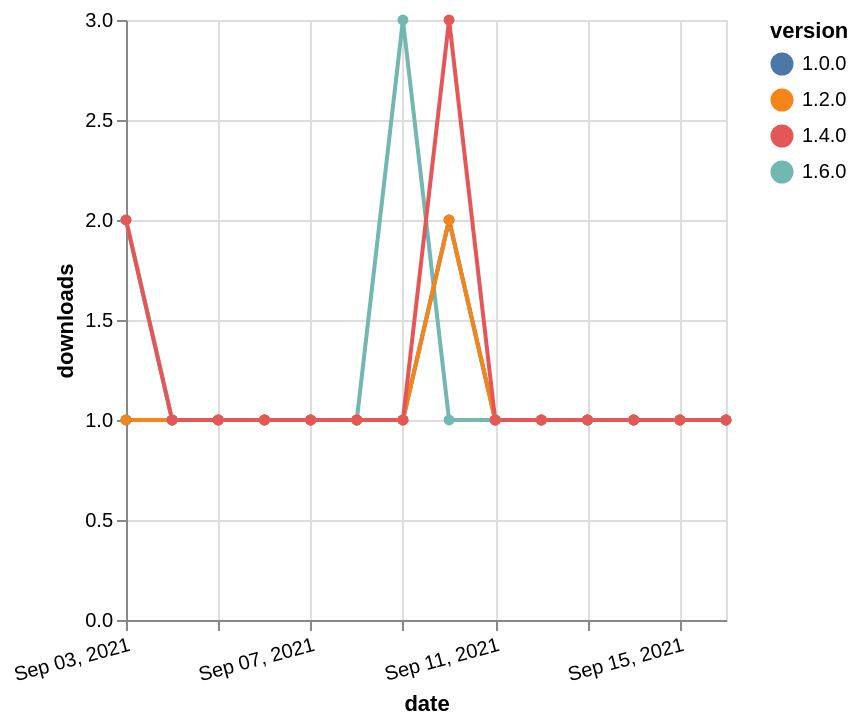

Vega-Lite specification stored for this chart:
### Vega-Lite specification from a JSON file in a GitHub repository (floating-point values rounded to 4 significant figures)
{"$schema": "https://vega.github.io/schema/vega-lite/v5.json", "description": "A simple bar chart with embedded data.", "data": {"values": [{"date": "2021-09-03", "total": 108, "delta": 2, "version": "1.6.0"}, {"date": "2021-09-04", "total": 109, "delta": 1, "version": "1.6.0"}, {"date": "2021-09-05", "total": 110, "delta": 1, "version": "1.6.0"}, {"date": "2021-09-06", "total": 111, "delta": 1, "version": "1.6.0"}, {"date": "2021-09-07", "total": 112, "delta": 1, "version": "1.6.0"}, {"date": "2021-09-08", "total": 113, "delta": 1, "version": "1.6.0"}, {"date": "2021-09-09", "total": 116, "delta": 3, "version": "1.6.0"}, {"date": "2021-09-10", "total": 117, "delta": 1, "version": "1.6.0"}, {"date": "2021-09-11", "total": 118, "delta": 1, "version": "1.6.0"}, {"date": "2021-09-12", "total": 119, "delta": 1, "version": "1.6.0"}, {"date": "2021-09-13", "total": 120, "delta": 1, "version": "1.6.0"}, {"date": "2021-09-14", "total": 121, "delta": 1, "version": "1.6.0"}, {"date": "2021-09-15", "total": 122, "delta": 1, "version": "1.6.0"}, {"date": "2021-09-16", "total": 123, "delta": 1, "version": "1.6.0"}, {"date": "2021-09-03", "total": 179, "delta": 1, "version": "1.0.0"}, {"date": "2021-09-04", "total": 180, "delta": 1, "version": "1.0.0"}, {"date": "2021-09-05", "total": 181, "delta": 1, "version": "1.0.0"}, {"date": "2021-09-06", "total": 182, "delta": 1, "version": "1.0.0"}, {"date": "2021-09-07", "total": 183, "delta": 1, "version": "1.0.0"}, {"date": "2021-09-08", "total": 184, "delta": 1, "version": "1.0.0"}, {"date": "2021-09-09", "total": 185, "delta": 1, "version": "1.0.0"}, {"date": "2021-09-10", "total": 187, "delta": 2, "version": "1.0.0"}, {"date": "2021-09-11", "total": 188, "delta": 1, "version": "1.0.0"}, {"date": "2021-09-12", "total": 189, "delta": 1, "version": "1.0.0"}, {"date": "2021-09-13", "total": 190, "delta": 1, "version": "1.0.0"}, {"date": "2021-09-14", "total": 191, "delta": 1, "version": "1.0.0"}, {"date": "2021-09-15", "total": 192, "delta": 1, "version": "1.0.0"}, {"date": "2021-09-16", "total": 193, "delta": 1, "version": "1.0.0"}, {"date": "2021-09-03", "total": 150, "delta": 1, "version": "1.2.0"}, {"date": "2021-09-04", "total": 151, "delta": 1, "version": "1.2.0"}, {"date": "2021-09-05", "total": 152, "delta": 1, "version": "1.2.0"}, {"date": "2021-09-06", "total": 153, "delta": 1, "version": "1.2.0"}, {"date": "2021-09-07", "total": 154, "delta": 1, "version": "1.2.0"}, {"date": "2021-09-08", "total": 155, "delta": 1, "version": "1.2.0"}, {"date": "2021-09-09", "total": 156, "delta": 1, "version": "1.2.0"}, {"date": "2021-09-10", "total": 158, "delta": 2, "version": "1.2.0"}, {"date": "2021-09-11", "total": 159, "delta": 1, "version": "1.2.0"}, {"date": "2021-09-12", "total": 160, "delta": 1, "version": "1.2.0"}, {"date": "2021-09-13", "total": 161, "delta": 1, "version": "1.2.0"}, {"date": "2021-09-14", "total": 162, "delta": 1, "version": "1.2.0"}, {"date": "2021-09-15", "total": 163, "delta": 1, "version": "1.2.0"}, {"date": "2021-09-16", "total": 164, "delta": 1, "version": "1.2.0"}, {"date": "2021-09-03", "total": 162, "delta": 2, "version": "1.4.0"}, {"date": "2021-09-04", "total": 163, "delta": 1, "version": "1.4.0"}, {"date": "2021-09-05", "total": 164, "delta": 1, "version": "1.4.0"}, {"date": "2021-09-06", "total": 165, "delta": 1, "version": "1.4.0"}, {"date": "2021-09-07", "total": 166, "delta": 1, "version": "1.4.0"}, {"date": "2021-09-08", "total": 167, "delta": 1, "version": "1.4.0"}, {"date": "2021-09-09", "total": 168, "delta": 1, "version": "1.4.0"}, {"date": "2021-09-10", "total": 171, "delta": 3, "version": "1.4.0"}, {"date": "2021-09-11", "total": 172, "delta": 1, "version": "1.4.0"}, {"date": "2021-09-12", "total": 173, "delta": 1, "version": "1.4.0"}, {"date": "2021-09-13", "total": 174, "delta": 1, "version": "1.4.0"}, {"date": "2021-09-14", "total": 175, "delta": 1, "version": "1.4.0"}, {"date": "2021-09-15", "total": 176, "delta": 1, "version": "1.4.0"}, {"date": "2021-09-16", "total": 177, "delta": 1, "version": "1.4.0"}]}, "width": "container", "mark": {"type": "line", "point": {"filled": true}}, "encoding": {"x": {"field": "date", "type": "temporal", "timeUnit": "yearmonthdate", "title": "date", "axis": {"labelAngle": -15}}, "y": {"field": "delta", "type": "quantitative", "title": "downloads"}, "color": {"field": "version", "type": "nominal"}, "tooltip": {"field": "delta"}}}
